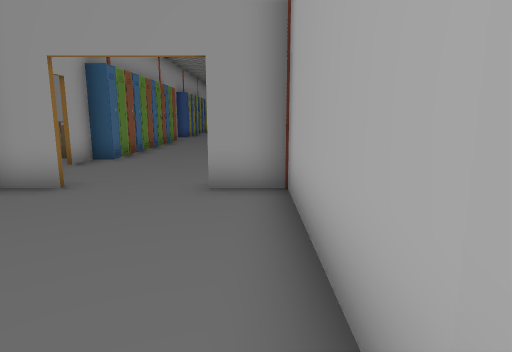
[1] (above)

24 first-person views from a walk through a Unity game level. The camera is 1.2 m above the floor, tilts 10° down and sees 75° across. Doors are open. The floor is counted in squares, 1 m on a side. Each view is taken from the middle of a square. On the plan, view 1 faces up. The plan holds only what a view shows up to about 14 squares ahead; the rest is blank. The place goes on beyond the plan. The player is left out. Some surface patterns are stand-ins.

[2]
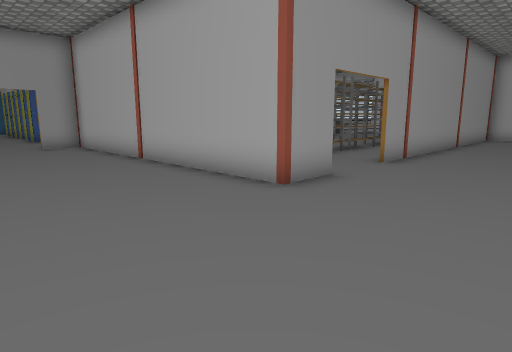

[3]
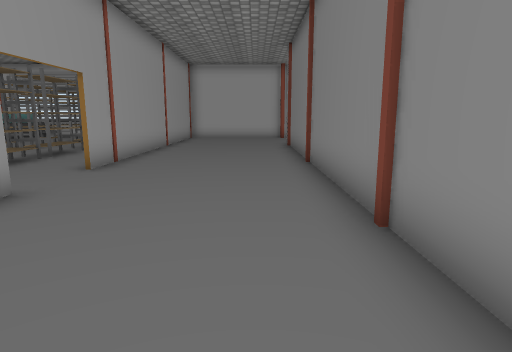

[4]
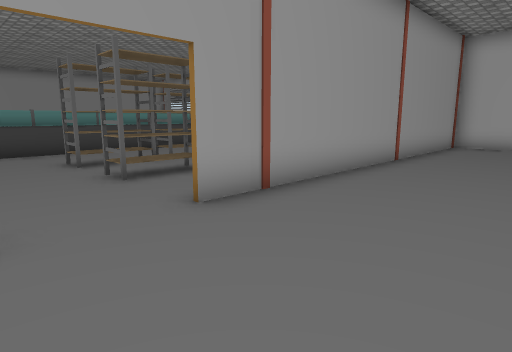

[5]
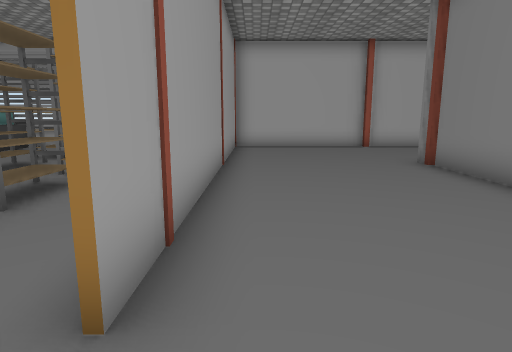

[6]
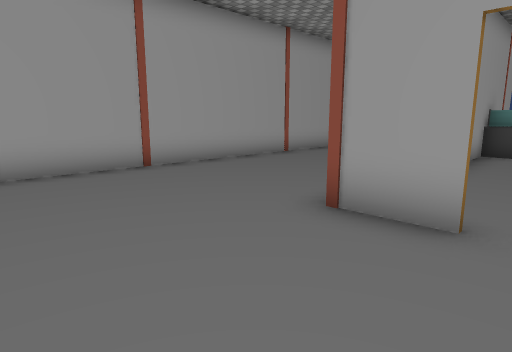

[7]
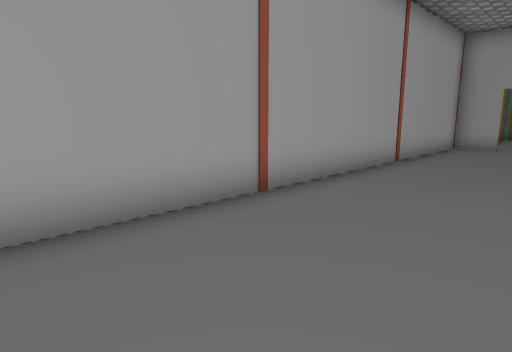

[8]
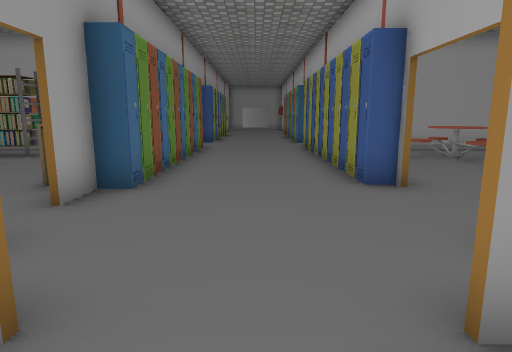

[9]
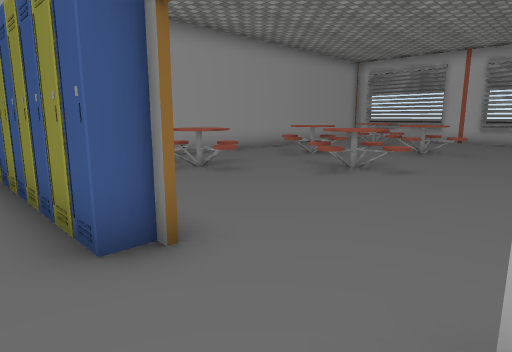

[10]
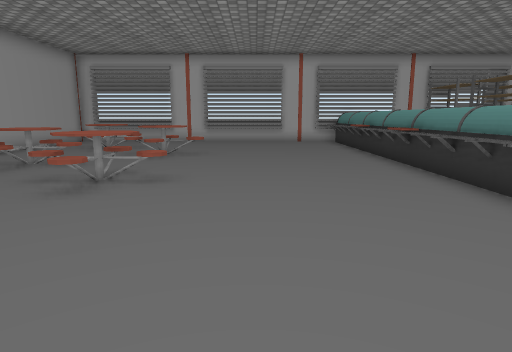

[11]
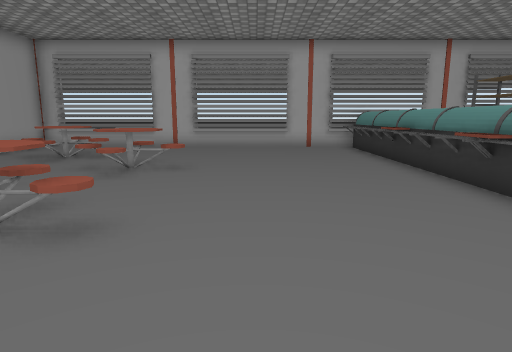

[12]
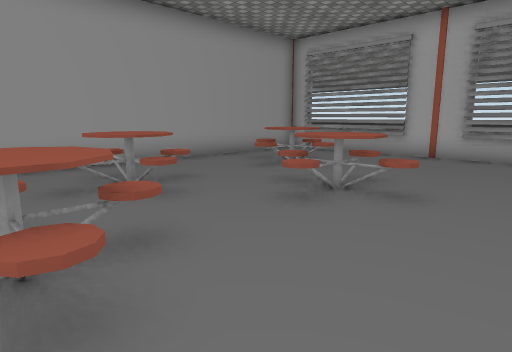

[13]
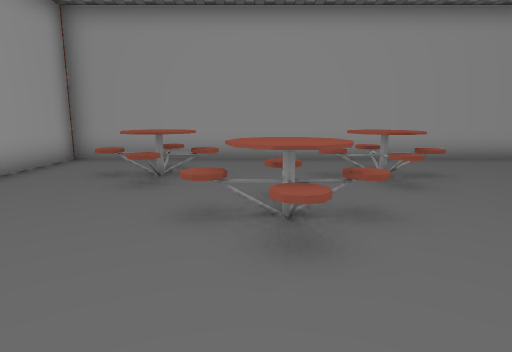

[14]
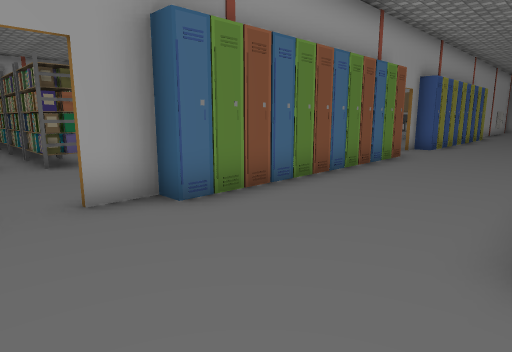

[15]
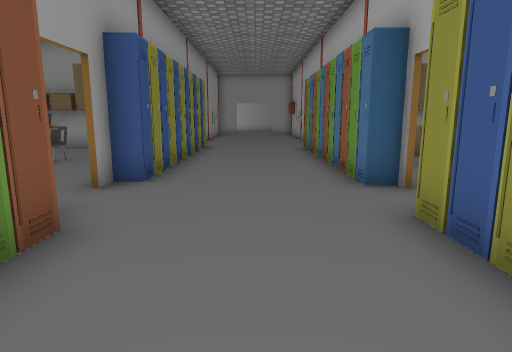

[16]
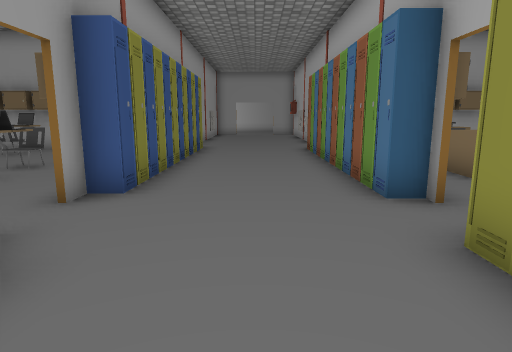

[17]
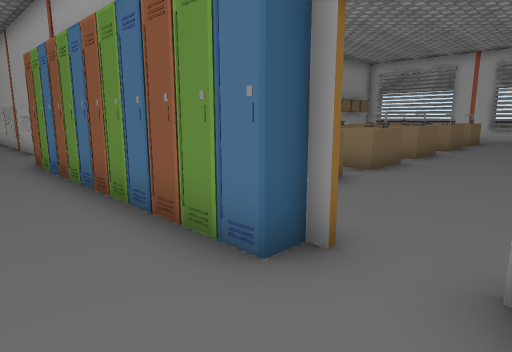

[18]
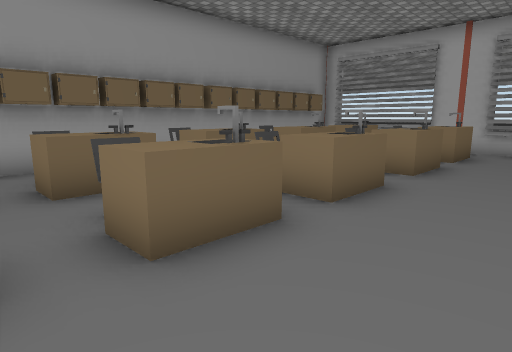

[19]
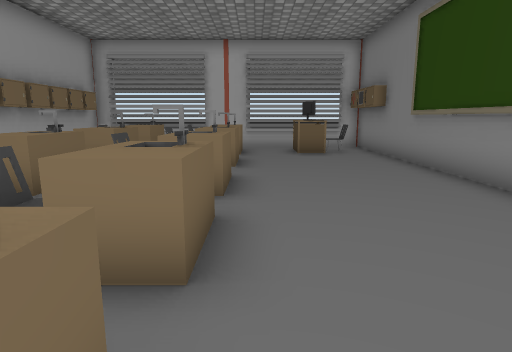

[20]
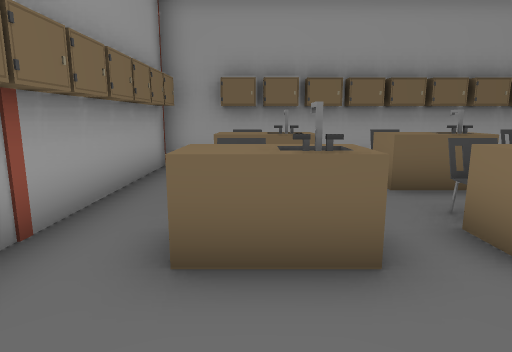

[21]
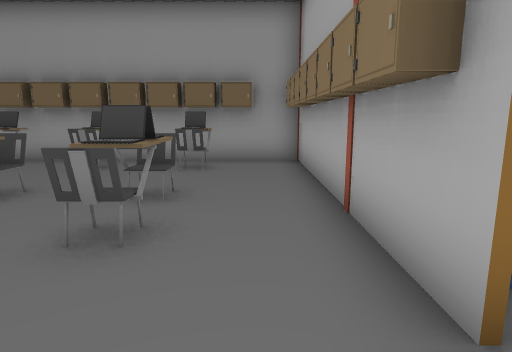

[22]
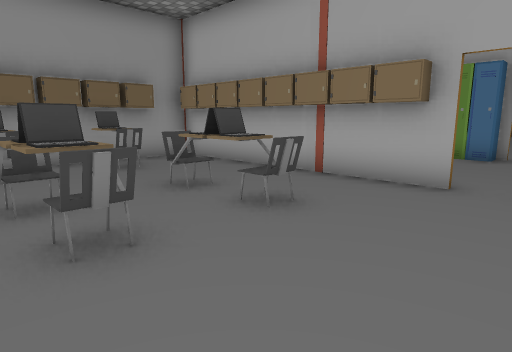

[23]
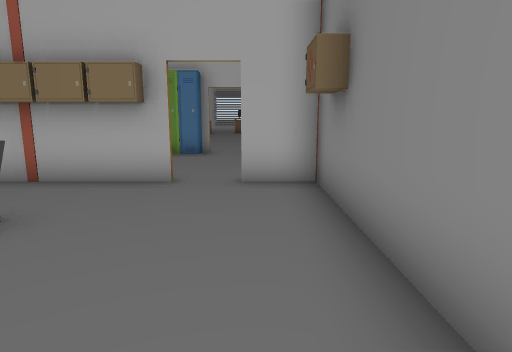

[24]
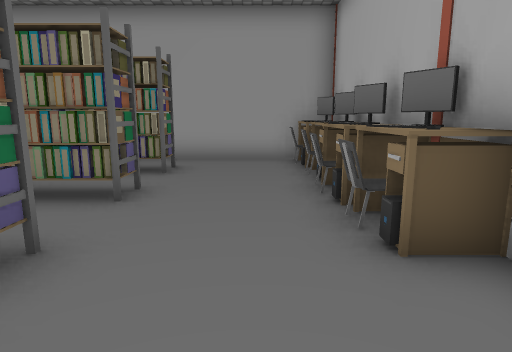

### Floor plan
Points are (right, up) in squares from view 1. A wall is a line through its corners. A room is listed if a view was taken in it or the views show most of it. See-through windows are left out.
Room 1 (views 1, 2, 3, 4, 5, 6, 7, 8)
walls: (2.2, -5.2) (0.5, -5.2) (0.5, 2.5); (-1.2, -10.5) (11.6, -10.5); (0.5, 4.4) (0.5, 5.6) (-0.9, 5.6); (17, -10.5) (17, -5.2) (4.6, -5.2); (17, -12.9) (17, -10.8); (-3.2, 5.6) (-4.8, 5.6) (-4.8, -8.6)
ways out: open door at (-2, 6) to room 2; open door at (3.5, -5) to room 3
Room 2 (views 9, 10, 14, 15, 16, 17, 18, 19, 20, 21, 22, 23, 24)
walls: (-4.8, 16.7) (-10.5, 16.7); (-4.8, 16.4) (-4.8, 18.4); (8.2, 16.9) (13.5, 16.9); (-4.8, 27.5) (-5.6, 27.5); (-9.8, 16.9) (-4.8, 16.9); (-7.4, 27.5) (-11.5, 27.5); (-4.8, 9.5) (-4.8, 8.4); (13.5, 27.5) (2.5, 27.5); (16.8, 19.4) (16.8, 23.1); (16.8, 26.6) (16.8, 27.5)
ways out: open door at (-2, 6) to room 1; opening at (14.5, 18) to room 3; open door at (1, 8) to room 3; open door at (-5, 7.5); open door at (-5, 19); open door at (1, 19)
objects: other object (-11, 9) to (-11, 10); other object (-11, 14) to (-11, 15); other object (-11, 27); other object (-10, 9) to (-9, 10); other object (-10, 12) to (-9, 12); other object (-10, 14) to (-9, 15); other object (-10, 22); other object (-10, 23); other object (-10, 27); other object (-9, 22); other object (-9, 27); other object (-8, 22); other object (-8, 23) to (-7, 23); other object (-8, 27); other object (-7, 27); other object (-6, 10) to (-5, 10); other object (-6, 11); other object (-6, 12) to (-6, 13); other object (-6, 14); other object (-6, 15) to (-5, 15); other object (-6, 16); other object (-6, 27); other object (-5, 11); other object (-5, 12); other object (-5, 13); other object (-5, 14); other object (-5, 16); other object (-5, 20); other object (-5, 21); other object (-5, 22); other object (-5, 23); other object (-5, 24); other object (-5, 25); other object (-5, 26); other object (-5, 27); other object (-4, 10); other object (-4, 11); other object (-4, 12); other object (-4, 13); other object (-4, 14); other object (-4, 15); other object (-4, 16); other object (-4, 17); other object (-4, 20); other object (-4, 21); other object (-4, 22); other object (-4, 23); other object (-4, 24); other object (-4, 25); other object (-4, 26); other object (-4, 27); other object (-4, 28); other object (0, 10); other object (0, 11); other object (0, 12); other object (0, 13); other object (0, 14); other object (0, 15); other object (0, 16); other object (0, 17); other object (0, 18); other object (0, 20); other object (0, 21); other object (0, 22); other object (0, 23); other object (0, 24); other object (0, 25); other object (0, 26); other object (0, 27); other object (0, 28); other object (1, 20); other object (1, 21); other object (1, 22); other object (1, 23); other object (1, 24); other object (1, 25); other object (1, 26); other object (1, 27); other object (2, 22) to (4, 22); other object (2, 24) to (4, 25); other object (2, 27) to (3, 27); other object (3, 23); other object (3, 26); other object (4, 27); other object (5, 22) to (7, 22); other object (5, 24) to (7, 25); other object (5, 27); other object (6, 26); other object (6, 27); other object (7, 27); other object (8, 22) to (10, 22); other object (8, 24) to (10, 25); other object (8, 26) to (9, 26); other object (8, 27); other object (9, 27); other object (10, 27); other object (11, 22) to (13, 22); other object (11, 23) to (12, 23); other object (11, 24) to (13, 25); other object (11, 26) to (12, 26); other object (11, 27); other object (12, 27); other object (13, 27); other object (14, 19) to (15, 19); other object (14, 22) to (15, 22); other object (14, 23); other object (14, 24) to (15, 25); other object (14, 26) to (15, 26); other object (14, 27); other object (15, 18); other object (15, 27); other object (16, 19); other object (16, 27)
Room 3 (views 11, 12, 13)
walls: (16.8, 3.9) (16.8, 18.1); (0.7, 7.1) (0.7, 4.4); (0.7, 2.5) (0.7, 1.8); (16.8, -0.4) (16.8, 1.2); (13.5, 16.7) (1.5, 16.7); (0.7, 16.5) (0.7, 13.8)
low walls: (16.8, 2.2) (16.8, 2.8)
ways out: open door at (3.5, -5) to room 1; opening at (14.5, 18) to room 2; open door at (1, 8) to room 2
objects: other object (1, 3) to (2, 4); other object (3, 3) to (4, 4); other object (3, 13) to (5, 15); other object (5, -3) to (7, -2); other object (5, 0) to (7, 0); other object (5, 3) to (6, 4); other object (5, 10) to (8, 12); other object (7, 3) to (8, 4); other object (7, 13) to (10, 15); other object (8, -3) to (9, -2); other object (8, 0) to (9, 0); other object (8, 4) to (9, 4); other object (9, 3) to (10, 4); other object (10, -2); other object (10, 0) to (12, 0); other object (10, 10) to (12, 12); other object (11, 3) to (12, 3); other object (11, 4) to (12, 4); other object (12, 13) to (14, 15); other object (13, 0) to (15, 0); other object (13, 3) to (14, 4); other object (14, 17); other object (15, 3) to (16, 4); other object (15, 17); other object (16, 17)

Where each view was taken, in squares from view 1:
view 1: 0 up, 0 right, facing up
view 2: 9 down, 4 left, facing up-right
view 3: 9 down, 3 left, facing right
view 4: 9 down, 2 right, facing up-right
view 5: 6 down, 3 right, facing right
view 6: 9 down, 3 right, facing up-left
view 7: 9 down, 1 left, facing up-left
view 8: 4 up, 2 left, facing up
view 9: 7 up, 1 left, facing up-right
view 10: 8 up, 0 right, facing right
view 11: 8 up, 3 right, facing right
view 12: 8 up, 6 right, facing up-right
view 13: 7 up, 6 right, facing up
view 14: 7 up, 0 right, facing up-left
view 15: 14 up, 2 left, facing up
view 16: 15 up, 2 left, facing up
view 17: 18 up, 2 left, facing up-right
view 18: 19 up, 4 right, facing up-right
view 19: 21 up, 3 right, facing right
view 20: 19 up, 3 right, facing up
view 21: 18 up, 6 left, facing up
view 22: 18 up, 11 left, facing up-right
view 23: 18 up, 11 left, facing right
view 24: 7 up, 7 left, facing up
